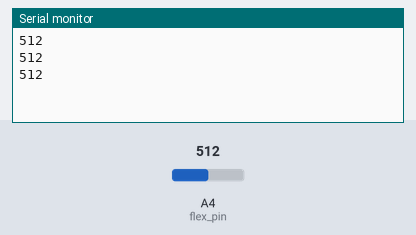
A sketch run on a simulated Arduino Mega 2560, built with avr-gcc and run on an emulated ATmega2560. On the bench: the last lines printed to the serial monitor. The inputs (shaded band) are chosen by the test bench; at power-on: A4 (flex_pin) = 512.

Above: at 1.3 s.
1.4 s: A4 (flex_pin) set to 716
At 1.9 s:
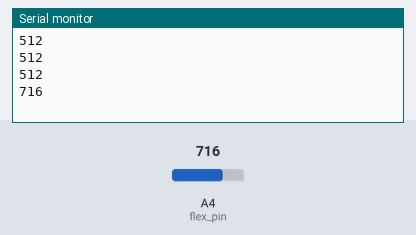
2.9 s: A4 (flex_pin) set to 900
At 3.4 s:
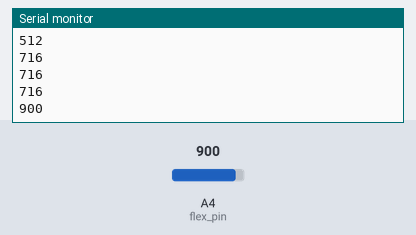
Timing chart, 0 to 5.9 s (numbered marks = the images above; inputs shaded):
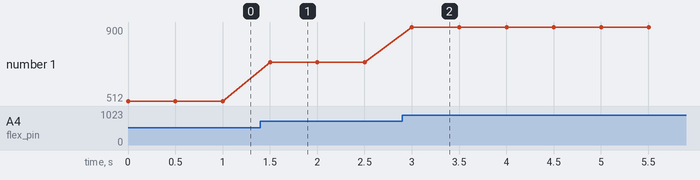

Measured:
- after the input at 1.4 s, the serial monitor: prints a new line after 0.10 s (image 1)
- after the input at 2.9 s, the serial monitor: prints a new line after 0.10 s (image 2)
- plotted number 1: 512 → 716 after the input at 1.4 s, 716 → 900 after the input at 2.9 s

The sketch:

Testbed.ino
```cpp
// #include <Wire.h> Included in LiquidCrystal_I2C.h
#include <LiquidCrystal_I2C.h>
#include <pitches.h>

LiquidCrystal_I2C lcd(0x27, 16, 2);

/* Global Variable */

double angle_initial = 0; // 구부림 센서에서 처음 return되는 값. if 기준치 이상, ERROR.
int dis_initial = 0;//초음파 센서에서 처음 return되는 값. if 기준치 이하, ERROR.
int flex_pin = A4; // 구부림센서 핀 번호
int buzzer_pin = A8; // 부저(스피커) 핀 번호
int joystick_VRX_pin = A0; // 조이스틱 VRX 핀 번호
int joystick_VRY_pin = A1; // 조이스틱 VRY 핀 번호
int joystick_SW_pin = 13; // 조이스틱 SW 핀 번호


/* Reference Value */

double on_turtle_angle = 50; // 거북목 상태인 각도 기준값, 상수 값.
double on_turtle_distance = 30; // 거북목 상태인 거리 기준값, 상수 값


/* Temp Value */


/* Function Definition */


void setup() {
    Serial.begin(9600);

}


void loop() {

/*
 * 들어온 값을 if로 비교해서
 * 만약 그 값이 거북목 기준값보다 크다면
 * 1. buzzer() 함수를 이용해서 buzzer를 울리고
 * 2. i2c_lcd() 함수를 이용해서 lcd에 출력하고
 * 3. tx_message() 함수를 이용해서 휴대폰으로 보낸다.
*/
Serial.println(analogRead(flex_pin));
delay(500);
}
```
